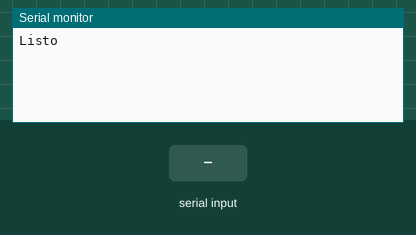
Bench run of a sketch on a simulated Arduino Mega 2560, built with avr-gcc and run on an emulated ATmega2560. Shown: the last lines printed to the serial monitor. Inputs (shaded band) come from the test bench.

Above: at 1.2 s.
1.3 s: "<90,45,200>" received over the second serial link
At 2.4 s:
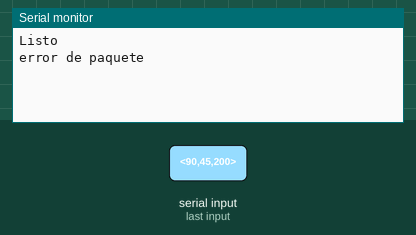
2.8 s: "<14>" received over the second serial link
At 3.2 s:
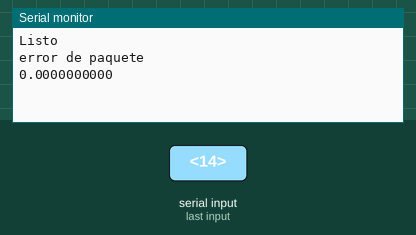

The sketch:

BaseTierra1.4.ino
```cpp
#include<SoftwareSerial.h>
SoftwareSerial zigbee(11, 12);

const byte numChars = 32;
char receivedChars[numChars];
char tempChars[numChars];
char messageFromPC[numChars] = {0};
int integerFromPC = 0;
float floatFromPC = 0.00;
String Valuelist[15]={"Paquetes rcv","Tiempo instantaneo","Numero de paquete","Altitud BMP","TAtmosferica BMP","Presion","Tension de la bateria","Longitud","Latitud","Altitud GPS","Satelites GPS","Etapa de vuelo","GPS Hora","GPS Minutos","GPS Segundos"};
boolean newData = false;
float Floatlist[15];
int RCV=-1;


void setup() {
    Serial.begin(9600);
      Serial3.begin(9600);
    Serial.println("Listo");
}


void loop() {
    recvWithStartEndMarkers();
    if (newData == true) {
        strcpy(tempChars, receivedChars);

        parseData();
        //showParsedData();
            parX();
        newData = false;
    }

}
void parX(){
  int messageFromP=atoi(messageFromPC);
if ((messageFromP >=0) && (messageFromP<= 14)){// no permite que se exceda
    String propiedad;
    propiedad=Valuelist[messageFromP]+": ";
     Floatlist[messageFromP]=floatFromPC;
   // Serial.print(propiedad);
    //Serial.println(Floatlist[messageFromP]);
if (messageFromP==14){RCV++;Floatlist[0]=RCV;handoff();}
}
else{(Serial.println("error de paquete"));}
}

void handoff(){
/*
        for(int n = 0; n < 15; n++)
{
  Serial.print(Valuelist[n]);
        Serial.print(": ");
      Serial.println(Floatlist[n],10);
}
*/
Serial.println(Floatlist[6],10);
}

void recvWithStartEndMarkers() {
    static boolean recvInProgress = false;
    static byte ndx = 0;
    char startMarker = '<';
    char endMarker = '>';
    char rc;

    while (Serial3.available() > 0 && newData == false) {
        rc = Serial3.read();

        if (recvInProgress == true) {
            if (rc != endMarker) {
                receivedChars[ndx] = rc;
                ndx++;
                if (ndx >= numChars) {
                    ndx = numChars - 1;
                }
            }
            else {
                receivedChars[ndx] = '\0';
                recvInProgress = false;
                ndx = 0;
                newData = true;
            }
        }

        else if (rc == startMarker) {
            recvInProgress = true;
        }
    }
}

//============

void parseData() {

    char * strtokIndx;

    strtokIndx = strtok(tempChars,",");
    strcpy(messageFromPC, strtokIndx);

    strtokIndx = strtok(NULL, ",");
    floatFromPC = atof(strtokIndx);


}

//============

void showParsedData() {
    Serial.print("Message ");
    Serial.println(messageFromPC);
    Serial.print("Integer ");
    Serial.println(floatFromPC,4);

}
```

Measured:
- after the input at 1.3 s, the serial monitor: prints a new line at once (image 1)
- after the input at 2.8 s, the serial monitor: prints a new line at once (image 2)
